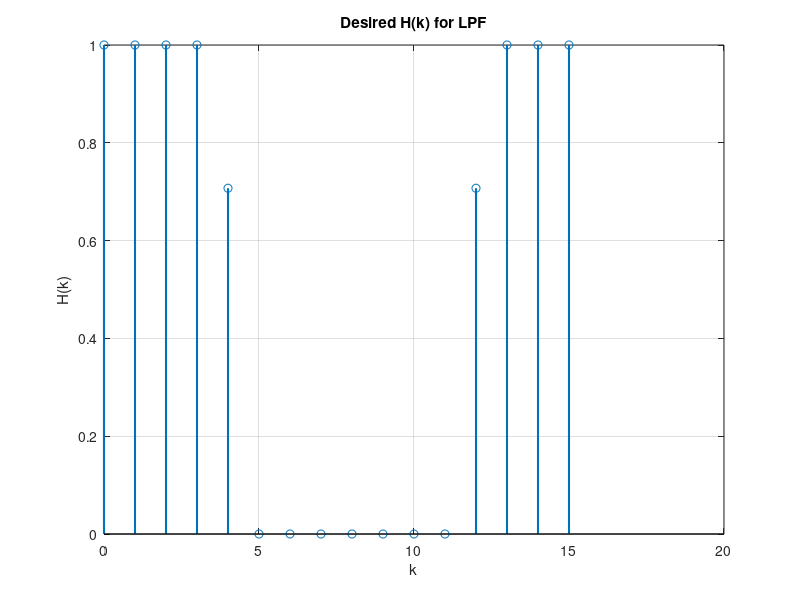
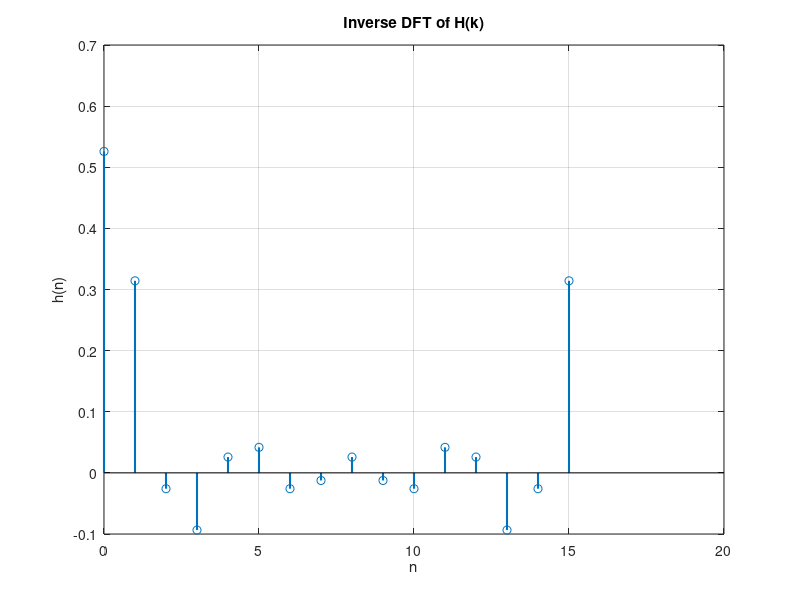
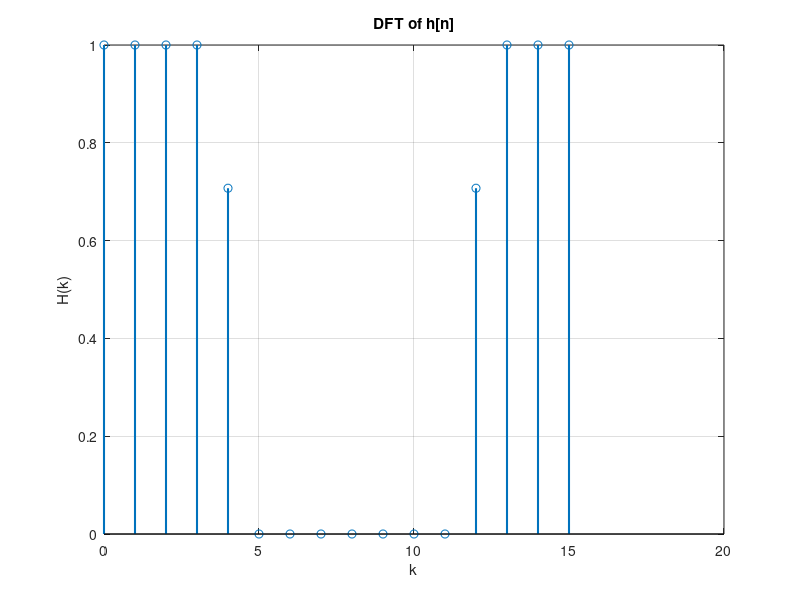
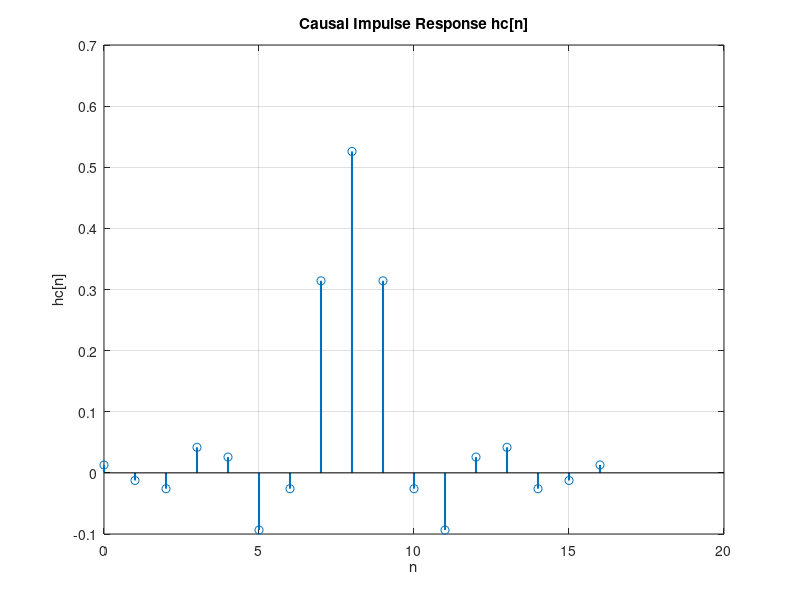

Source code (MATLAB) for these figures, in order:
% Author: O. Sowatzke
%
% Updated: 11/21/2023
%
% Subject: Script contains code for Homework 6
%

%% Problem 1a)
% length of array H
N = 16;

% cutoff frequency of filter
omega_c = 0.5*pi;

% create empty array for filter H
H = zeros(N,1);

% Frequency samples
omega_k = 2*pi*(0:N-1)/N;

% Find samples corresponding to cutoff frequency
[~, idx1] = min(abs(omega_k - omega_c));
[~, idx2] = min(abs(omega_k - (2*pi - omega_c)));

% Populate samples corresponding to cutoff frequency
H(idx1) = sqrt(2)/2;
H(idx2) = sqrt(2)/2;

% Create index k
k = 0:(N-1);

% Populate samples corresponding to passband of H
H(1:(idx1-1)) = 1;
H((idx2+1):end) = 1;

% Plot the array H
figure(1);
clf;
stem(k, H, 'LineWidth', 1.5);
title('Desired H(k) for LPF');
xlabel('k');
ylabel('H(k)')
grid on;

%% Problem 1b)
% %ake the inverse DFT of the samples of the array H
h = ifft(H);

% Take the real part of h only since H is real and even.
h = real(h);

% Plot the resulting impulse response
figure(2);
clf;
n = 0:(N-1);
stem(n,h,'LineWidth',1.5);
grid on;
xlabel('n');
ylabel('h(n)');
title('Inverse DFT of H(k)')

%% Problem 1c)
% Compute the DFT samples corresponding to the filter h
H = fft(h);

% Plot the DFT samples
figure(3)
clf;
stem(k,abs(H),'LineWidth',1.5);
grid on;
xlabel('k');
ylabel('H(k)');
title('DFT of h[n]');

%% Problem 1d)
% Create causal impulse response hc
hc = fftshift(h);
hc(1) = hc(1)/2;
hc = [hc; hc(1)];
n = 0:(length(hc)-1);

% Plot the causal impulse response
figure(4);
clf;
stem(n, hc, 'Linewidth', 1.5);
xlabel('n');
ylabel('hc[n]')
title('Causal Impulse Response hc[n]');
grid on;

% Compare the resulting frequency response to the original H(k) samples
Hc = fft(hc,512);
f = 2*(0:511)/512;
figure(5)
clf;
plot(f,abs(Hc),'LineWidth',1.5);
hold on;
f = 2*(0:15)/16;
stem(f,abs(H),'LineWidth',1.5)
grid on;
xlabel('Normalized Frequency (\times \pi rad/sample');
ylabel('Magnitude');
title('Comparison of Hc(e^{j\omega}) to H(k)')
legend('Hc(e^{j\omega})','H(k)');

% Now compare the frequency response to the original H(k) samples if we
% simply duplicated the last sample
hc2 = [2*hc(1); hc(2:(end-1)); 2*hc(end)];
Hc2 = fft(hc2,512);
f = 2*(0:511)/512;
figure(6)
clf;
plot(f,abs(Hc2),'LineWidth',1.5);
hold on;
f = 2*(0:15)/16;
stem(f,abs(H),'LineWidth',1.5)
grid on;
xlabel('Normalized Frequency (\times \pi rad/sample');
ylabel('Magnitude');
title('Comparison of Hc(e^{j\omega}) to H(k)')
legend('Hc(e^{j\omega})','H(k)');

%% Problem 1d)

% Compute the frequency response of the casual filter
[Hc,w] = freqz(hc,1,512);

% Plot the frequency response
figure(7)
clf;
semilogy(w/pi,abs(Hc),'LineWidth',1.5);

% Set limits for Y axis
ylim([0.001 2]);

% Label plot
xlabel('Normalized Frequency (\times \pi rad/sample)')
ylabel('Magnitude');
title('Magnitude Frequency Response')

% Turn on grid
grid on;

%% Problem 1e)

% Multiply the impulse response by a Hamming window
hc = hc.*hamming(length(hc));

% Compute the frequency response
[Hc,w] = freqz(hc,1,512);

% Plot the frequency response
figure(7)
clf;
semilogy(w/pi,abs(Hc),'LineWidth',1.5);

% Set limits for Y axis
ylim([0.001 2]);

% Label plot
xlabel('Normalized Frequency (\times \pi rad/sample)')
ylabel('Magnitude');
title('Magnitude Frequency Response')

% Turn on grid
grid on;

%% Problem 1f)

% Apply hamming window to impulse response
hc = hc.*hamming(length(hc));

% Plot the frequency response
figure(8)
clf;
semilogy(w/pi,abs(Hc),'LineWidth',1.5);

% Set limits for Y axis
ylim([0.001 2]);

% Label plot
xlabel('Normalized Frequency (\times \pi rad/sample)')
ylabel('Magnitude');
title('Magnitude Frequency Response')
